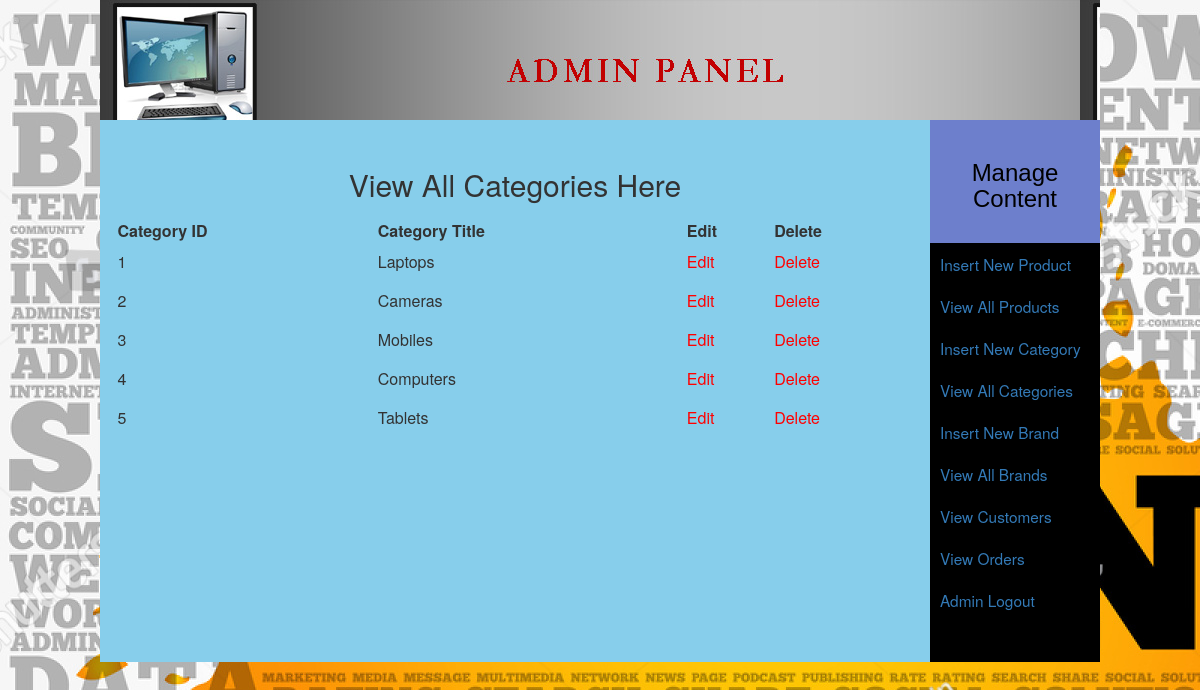
The app's page /admin_area/index.php?view_cats (signed in) with its own data.
### tables this page shows
CREATE TABLE `categories` (
  `cat_id` int(100) NOT NULL,
  `cat_title` text NOT NULL
);

### admin_area/view_cats.php (the view, shortened to what this page needs)
<?php
if(!isset($_SESSION['user_email'])){
	echo "<script>window.open('login.php?not_admin=You are not an Admin!','_self')</script>";
}
else {
?>
<table width="795" align="center" class="bg-blueviolet">
	<tr align="center">
		<td colspan="6"><h2>View All Categories Here</h2></td>
	</tr>
	<tr align="center" bgcolor="skyblue">
		<th>Category ID</th>
		<th>Category Title</th>
		<th>Edit</th>
		<th>Delete</th>
	</tr>
	<?php
	include("includes/db.php");
	$get_cat = "select * from categories";
	$run_cat = mysqli_query($con, $get_cat);
	while ($row_cat=mysqli_fetch_array($run_cat)){
		$cat_id = $row_cat['cat_id'];
		$cat_title = $row_cat['cat_title'];
	?>
	<tr align="left">
		<td><?php echo $cat_id;?></td>
		<td><?php echo $cat_title;?></td>
		<td><a href="index.php?edit_cat=<?php echo $cat_id; ?>" style="color:red">Edit</a></td>
		<td><a href="delete_cat.php?delete_cat=<?php echo $cat_id;?>" style="color:red">Delete</a></td>
	</tr>
	<?php } ?>
</table>
<?php } ?>

### admin_area/styles/style.css (style rules this page uses)
html, body, div, span, applet, object, iframe, h1, h2, h3, h4, h5, h6, p, blockquote, pre, a, abbr, acronym, address, big, cite, code, del, dfn, em, img, ins, kbd, q, s, samp, small, strike, strong, sub, sup, tt, var, b, u, i, center, dl, dt, dd, ol, ul, li, fieldset, form, label, legend, table, caption, tbody, tfoot, thead, tr, th, td, article, aside, canvas, details, embed, figure, figcaption, footer, header, hgroup, menu, nav, output, ruby, section, summary, time, mark, audio, video { margin: 0; padding: 0; border: 0; vertical-align: baseline; }
body { background-attachment: fixed; }
table { border-collapse: collapse !important; margin:0 auto !important; float:none !important; }
td { padding-top: .5em !important; padding-bottom: .5em !important; }

### records on screen
categories: cat_id "1", cat_title "Laptops"
categories: cat_id "2", cat_title "Cameras"
categories: cat_id "3", cat_title "Mobiles"
categories: cat_id "4", cat_title "Computers"
categories: cat_id "5", cat_title "Tablets"
